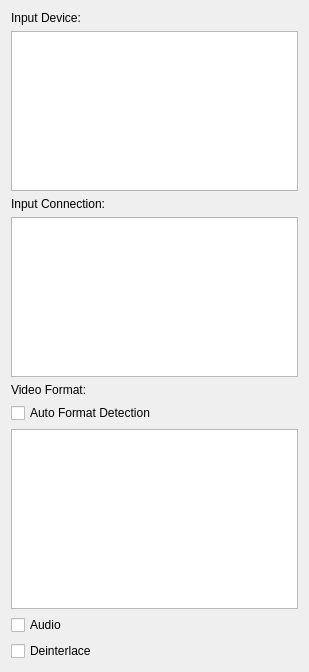
<?xml version="1.0" encoding="UTF-8"?>
<ui version="4.0">
 <class>UIWidget</class>
 <widget class="QWidget" name="UIWidget">
  <property name="geometry">
   <rect>
    <x>0</x>
    <y>0</y>
    <width>309</width>
    <height>672</height>
   </rect>
  </property>
  <property name="windowTitle">
   <string>Widget</string>
  </property>
  <layout class="QVBoxLayout" name="verticalLayout">
   <item>
    <widget class="QLabel" name="label_5">
     <property name="text">
      <string>Input Device:</string>
     </property>
    </widget>
   </item>
   <item>
    <widget class="QListWidget" name="listWidget_input_device">
     <property name="sizePolicy">
      <sizepolicy hsizetype="Preferred" vsizetype="Minimum">
       <horstretch>0</horstretch>
       <verstretch>0</verstretch>
      </sizepolicy>
     </property>
     <property name="maximumSize">
      <size>
       <width>16777215</width>
       <height>160</height>
      </size>
     </property>
    </widget>
   </item>
   <item>
    <widget class="QLabel" name="label">
     <property name="text">
      <string>Input Connection:</string>
     </property>
    </widget>
   </item>
   <item>
    <widget class="QListWidget" name="listWidget_input_connection">
     <property name="sizePolicy">
      <sizepolicy hsizetype="Preferred" vsizetype="Minimum">
       <horstretch>0</horstretch>
       <verstretch>0</verstretch>
      </sizepolicy>
     </property>
     <property name="maximumSize">
      <size>
       <width>16777215</width>
       <height>160</height>
      </size>
     </property>
    </widget>
   </item>
   <item>
    <widget class="QLabel" name="label_4">
     <property name="text">
      <string>Video Format:</string>
     </property>
    </widget>
   </item>
   <item>
    <widget class="QCheckBox" name="checkBox_display_mode_auto_detection">
     <property name="text">
      <string>Auto Format Detection</string>
     </property>
    </widget>
   </item>
   <item>
    <widget class="QListWidget" name="listWidget_display_mode">
     <property name="sizePolicy">
      <sizepolicy hsizetype="Preferred" vsizetype="Expanding">
       <horstretch>0</horstretch>
       <verstretch>0</verstretch>
      </sizepolicy>
     </property>
    </widget>
   </item>
   <item>
    <widget class="QCheckBox" name="checkBox_audio">
     <property name="text">
      <string>Audio</string>
     </property>
    </widget>
   </item>
   <item>
    <widget class="QCheckBox" name="checkBox_deinterlace">
     <property name="text">
      <string>Deinterlace</string>
     </property>
    </widget>
   </item>
  </layout>
 </widget>
 <resources/>
 <connections/>
</ui>
